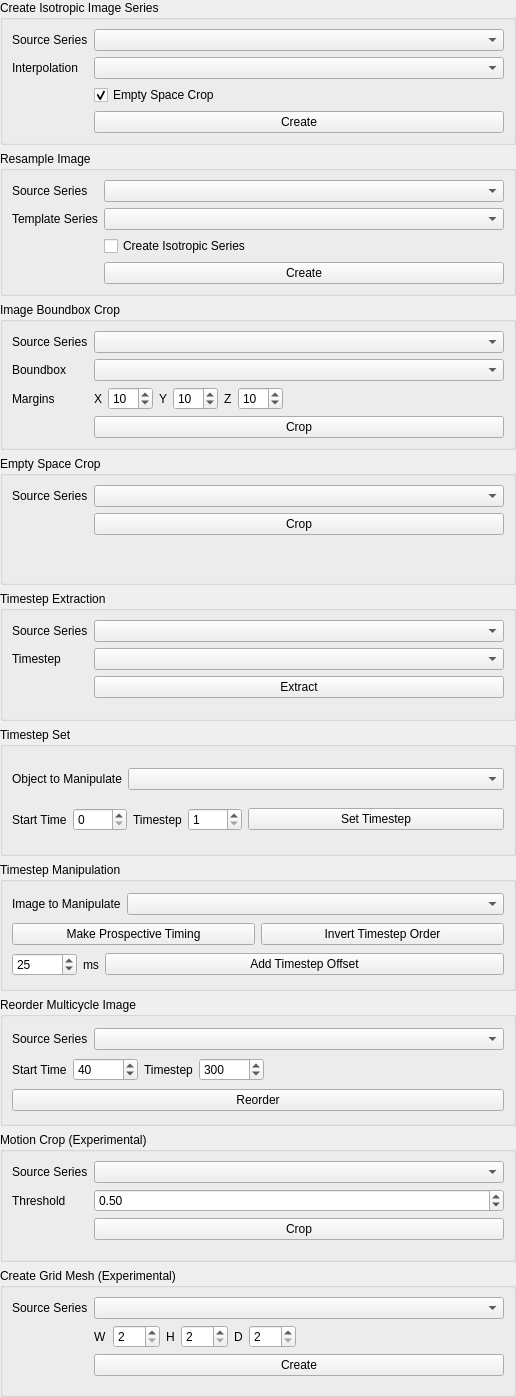
     <widget class="QWidget" name="page_4">
      <property name="geometry">
       <rect>
        <x>0</x>
        <y>0</y>
        <width>516</width>
        <height>1397</height>
       </rect>
      </property>
      <property name="sizePolicy">
       <sizepolicy hsizetype="Preferred" vsizetype="Fixed">
        <horstretch>0</horstretch>
        <verstretch>0</verstretch>
       </sizepolicy>
      </property>
      <attribute name="label">
       <string>5. Utilities</string>
      </attribute>
      <layout class="QVBoxLayout" name="verticalLayout_11">
       <property name="margin">
        <number>0</number>
       </property>
       <item>
        <widget class="QGroupBox" name="isoCreateGroup">
         <property name="title">
          <string>Create Isotropic Image Series</string>
         </property>
         <layout class="QFormLayout" name="formLayout_7">
          <property name="fieldGrowthPolicy">
           <enum>QFormLayout::AllNonFixedFieldsGrow</enum>
          </property>
          <item row="0" column="0">
           <widget class="QLabel" name="label_27">
            <property name="text">
             <string>Source Series</string>
            </property>
           </widget>
          </item>
          <item row="0" column="1">
           <widget class="QComboBox" name="isoCreateBox">
            <property name="sizePolicy">
             <sizepolicy hsizetype="Expanding" vsizetype="Fixed">
              <horstretch>0</horstretch>
              <verstretch>0</verstretch>
             </sizepolicy>
            </property>
           </widget>
          </item>
          <item row="2" column="0">
           <widget class="QLabel" name="label_55">
            <property name="text">
             <string>Interpolation</string>
            </property>
           </widget>
          </item>
          <item row="2" column="1">
           <widget class="QComboBox" name="interpTypeBox"/>
          </item>
          <item row="4" column="1">
           <widget class="QPushButton" name="isoCreateButton">
            <property name="sizePolicy">
             <sizepolicy hsizetype="Expanding" vsizetype="Fixed">
              <horstretch>0</horstretch>
              <verstretch>0</verstretch>
             </sizepolicy>
            </property>
            <property name="text">
             <string>Create</string>
            </property>
           </widget>
          </item>
          <item row="3" column="1">
           <widget class="QCheckBox" name="emptyCropBox">
            <property name="text">
             <string>Empty Space Crop</string>
            </property>
            <property name="checked">
             <bool>true</bool>
            </property>
           </widget>
          </item>
         </layout>
        </widget>
       </item>
       <item>
        <widget class="QGroupBox" name="groupBox_17">
         <property name="title">
          <string>Resample Image</string>
         </property>
         <layout class="QFormLayout" name="formLayout_17">
          <item row="0" column="0">
           <widget class="QLabel" name="label_63">
            <property name="text">
             <string>Source Series</string>
            </property>
           </widget>
          </item>
          <item row="0" column="1">
           <widget class="QComboBox" name="resampleSrcBox">
            <property name="sizePolicy">
             <sizepolicy hsizetype="Expanding" vsizetype="Fixed">
              <horstretch>0</horstretch>
              <verstretch>0</verstretch>
             </sizepolicy>
            </property>
           </widget>
          </item>
          <item row="1" column="0">
           <widget class="QLabel" name="label_64">
            <property name="text">
             <string>Template Series</string>
            </property>
           </widget>
          </item>
          <item row="1" column="1">
           <widget class="QComboBox" name="resampleTmpltBox">
            <property name="sizePolicy">
             <sizepolicy hsizetype="Expanding" vsizetype="Fixed">
              <horstretch>0</horstretch>
              <verstretch>0</verstretch>
             </sizepolicy>
            </property>
           </widget>
          </item>
          <item row="3" column="1">
           <widget class="QPushButton" name="resampleButton">
            <property name="sizePolicy">
             <sizepolicy hsizetype="Expanding" vsizetype="Fixed">
              <horstretch>0</horstretch>
              <verstretch>0</verstretch>
             </sizepolicy>
            </property>
            <property name="text">
             <string>Create</string>
            </property>
           </widget>
          </item>
          <item row="2" column="1">
           <widget class="QCheckBox" name="resampleIsoCheck">
            <property name="text">
             <string>Create Isotropic Series</string>
            </property>
           </widget>
          </item>
         </layout>
        </widget>
       </item>
       <item>
        <widget class="QGroupBox" name="groupBox_9">
         <property name="title">
          <string>Image Boundbox Crop</string>
         </property>
         <layout class="QFormLayout" name="formLayout_9">
          <property name="fieldGrowthPolicy">
           <enum>QFormLayout::AllNonFixedFieldsGrow</enum>
          </property>
          <item row="0" column="0">
           <widget class="QLabel" name="label_29">
            <property name="text">
             <string>Source Series</string>
            </property>
           </widget>
          </item>
          <item row="0" column="1">
           <widget class="QComboBox" name="bbCropSrcBox">
            <property name="sizePolicy">
             <sizepolicy hsizetype="Expanding" vsizetype="Fixed">
              <horstretch>0</horstretch>
              <verstretch>0</verstretch>
             </sizepolicy>
            </property>
           </widget>
          </item>
          <item row="1" column="0">
           <widget class="QLabel" name="label_30">
            <property name="text">
             <string>Boundbox</string>
            </property>
           </widget>
          </item>
          <item row="1" column="1">
           <widget class="QComboBox" name="bbCropRefBox">
            <property name="sizePolicy">
             <sizepolicy hsizetype="Expanding" vsizetype="Fixed">
              <horstretch>0</horstretch>
              <verstretch>0</verstretch>
             </sizepolicy>
            </property>
           </widget>
          </item>
          <item row="2" column="0">
           <widget class="QLabel" name="label_31">
            <property name="text">
             <string>Margins</string>
            </property>
           </widget>
          </item>
          <item row="2" column="1">
           <layout class="QHBoxLayout" name="horizontalLayout_2">
            <item>
             <widget class="QLabel" name="label_32">
              <property name="text">
               <string>X</string>
              </property>
             </widget>
            </item>
            <item>
             <widget class="QSpinBox" name="bbXBox">
              <property name="minimum">
               <number>-99</number>
              </property>
              <property name="value">
               <number>10</number>
              </property>
             </widget>
            </item>
            <item>
             <widget class="QLabel" name="label_33">
              <property name="text">
               <string>Y</string>
              </property>
             </widget>
            </item>
            <item>
             <widget class="QSpinBox" name="bbYBox">
              <property name="minimum">
               <number>-99</number>
              </property>
              <property name="value">
               <number>10</number>
              </property>
             </widget>
            </item>
            <item>
             <widget class="QLabel" name="label_34">
              <property name="text">
               <string>Z</string>
              </property>
             </widget>
            </item>
            <item>
             <widget class="QSpinBox" name="bbZBox">
              <property name="minimum">
               <number>-99</number>
              </property>
              <property name="value">
               <number>10</number>
              </property>
             </widget>
            </item>
            <item>
             <spacer name="horizontalSpacer_2">
              <property name="orientation">
               <enum>Qt::Horizontal</enum>
              </property>
              <property name="sizeHint" stdset="0">
               <size>
                <width>40</width>
                <height>20</height>
               </size>
              </property>
             </spacer>
            </item>
           </layout>
          </item>
          <item row="3" column="1">
           <widget class="QPushButton" name="bbCropButton">
            <property name="text">
             <string>Crop</string>
            </property>
           </widget>
          </item>
         </layout>
        </widget>
       </item>
       <item>
        <widget class="QGroupBox" name="groupBox_11">
         <property name="title">
          <string>Empty Space Crop</string>
         </property>
         <layout class="QFormLayout" name="formLayout_11">
          <property name="fieldGrowthPolicy">
           <enum>QFormLayout::AllNonFixedFieldsGrow</enum>
          </property>
          <item row="0" column="0">
           <widget class="QLabel" name="label_44">
            <property name="text">
             <string>Source Series</string>
            </property>
           </widget>
          </item>
          <item row="0" column="1">
           <widget class="QComboBox" name="emptyCropImgBox">
            <property name="sizePolicy">
             <sizepolicy hsizetype="Expanding" vsizetype="Fixed">
              <horstretch>0</horstretch>
              <verstretch>0</verstretch>
             </sizepolicy>
            </property>
           </widget>
          </item>
          <item row="1" column="1">
           <widget class="QPushButton" name="emptyCropButton">
            <property name="sizePolicy">
             <sizepolicy hsizetype="Expanding" vsizetype="Fixed">
              <horstretch>0</horstretch>
              <verstretch>0</verstretch>
             </sizepolicy>
            </property>
            <property name="text">
             <string>Crop</string>
            </property>
           </widget>
          </item>
         </layout>
        </widget>
       </item>
       <item>
        <widget class="QGroupBox" name="groupBox_4">
         <property name="title">
          <string>Timestep Extraction</string>
         </property>
         <layout class="QFormLayout" name="formLayout_2">
          <item row="0" column="0">
           <widget class="QLabel" name="label_12">
            <property name="text">
             <string>Source Series</string>
            </property>
           </widget>
          </item>
          <item row="0" column="1">
           <widget class="QComboBox" name="tsExtrSrcBox">
            <property name="sizePolicy">
             <sizepolicy hsizetype="Expanding" vsizetype="Fixed">
              <horstretch>0</horstretch>
              <verstretch>0</verstretch>
             </sizepolicy>
            </property>
           </widget>
          </item>
          <item row="1" column="0">
           <widget class="QLabel" name="label_13">
            <property name="text">
             <string>Timestep</string>
            </property>
           </widget>
          </item>
          <item row="1" column="1">
           <widget class="QComboBox" name="tsExtrChooseBox">
            <property name="sizePolicy">
             <sizepolicy hsizetype="Expanding" vsizetype="Fixed">
              <horstretch>0</horstretch>
              <verstretch>0</verstretch>
             </sizepolicy>
            </property>
           </widget>
          </item>
          <item row="2" column="1">
           <widget class="QPushButton" name="tsExtrButton">
            <property name="sizePolicy">
             <sizepolicy hsizetype="Expanding" vsizetype="Fixed">
              <horstretch>0</horstretch>
              <verstretch>0</verstretch>
             </sizepolicy>
            </property>
            <property name="text">
             <string>Extract</string>
            </property>
           </widget>
          </item>
         </layout>
        </widget>
       </item>
       <item>
        <widget class="QGroupBox" name="groupBox_20">
         <property name="title">
          <string>Timestep Set</string>
         </property>
         <layout class="QVBoxLayout" name="verticalLayout_15">
          <item>
           <layout class="QHBoxLayout" name="horizontalLayout_16">
            <item>
             <widget class="QLabel" name="label_71">
              <property name="sizePolicy">
               <sizepolicy hsizetype="Maximum" vsizetype="Preferred">
                <horstretch>0</horstretch>
                <verstretch>0</verstretch>
               </sizepolicy>
              </property>
              <property name="text">
               <string>Object to Manipulate</string>
              </property>
             </widget>
            </item>
            <item>
             <widget class="QComboBox" name="tsSetObjBox"/>
            </item>
           </layout>
          </item>
          <item>
           <layout class="QHBoxLayout" name="horizontalLayout_17">
            <property name="topMargin">
             <number>0</number>
            </property>
            <item>
             <widget class="QLabel" name="label_72">
              <property name="sizePolicy">
               <sizepolicy hsizetype="Maximum" vsizetype="Preferred">
                <horstretch>0</horstretch>
                <verstretch>0</verstretch>
               </sizepolicy>
              </property>
              <property name="text">
               <string>Start Time</string>
              </property>
             </widget>
            </item>
            <item>
             <widget class="QSpinBox" name="tsStartBox">
              <property name="maximum">
               <number>9999</number>
              </property>
             </widget>
            </item>
            <item>
             <widget class="QLabel" name="label_73">
              <property name="sizePolicy">
               <sizepolicy hsizetype="Maximum" vsizetype="Preferred">
                <horstretch>0</horstretch>
                <verstretch>0</verstretch>
               </sizepolicy>
              </property>
              <property name="text">
               <string>Timestep</string>
              </property>
             </widget>
            </item>
            <item>
             <widget class="QSpinBox" name="tsStepBox">
              <property name="minimum">
               <number>1</number>
              </property>
              <property name="maximum">
               <number>9999</number>
              </property>
             </widget>
            </item>
            <item>
             <widget class="QPushButton" name="tsSetButton">
              <property name="sizePolicy">
               <sizepolicy hsizetype="MinimumExpanding" vsizetype="Fixed">
                <horstretch>0</horstretch>
                <verstretch>0</verstretch>
               </sizepolicy>
              </property>
              <property name="text">
               <string>Set Timestep</string>
              </property>
             </widget>
            </item>
           </layout>
          </item>
         </layout>
        </widget>
       </item>
       <item>
        <widget class="QGroupBox" name="tsManipGroup">
         <property name="minimumSize">
          <size>
           <width>0</width>
           <height>0</height>
          </size>
         </property>
         <property name="title">
          <string>Timestep Manipulation</string>
         </property>
         <layout class="QVBoxLayout" name="verticalLayout_3">
          <item>
           <layout class="QHBoxLayout" name="horizontalLayout_3">
            <item>
             <widget class="QLabel" name="label_9">
              <property name="text">
               <string>Image to Manipulate</string>
              </property>
             </widget>
            </item>
            <item>
             <widget class="QComboBox" name="manipImgBox">
              <property name="sizePolicy">
               <sizepolicy hsizetype="MinimumExpanding" vsizetype="Fixed">
                <horstretch>0</horstretch>
                <verstretch>0</verstretch>
               </sizepolicy>
              </property>
             </widget>
            </item>
           </layout>
          </item>
          <item>
           <layout class="QHBoxLayout" name="horizontalLayout_4">
            <item>
             <widget class="QPushButton" name="prospectButton">
              <property name="text">
               <string>Make Prospective Timing</string>
              </property>
             </widget>
            </item>
            <item>
             <widget class="QPushButton" name="tsOrderButton">
              <property name="text">
               <string>Invert Timestep Order</string>
              </property>
             </widget>
            </item>
           </layout>
          </item>
          <item>
           <layout class="QHBoxLayout" name="horizontalLayout_5">
            <item>
             <widget class="QSpinBox" name="offsetBox">
              <property name="minimum">
               <number>-10000</number>
              </property>
              <property name="maximum">
               <number>9999</number>
              </property>
              <property name="value">
               <number>25</number>
              </property>
             </widget>
            </item>
            <item>
             <widget class="QLabel" name="label_10">
              <property name="sizePolicy">
               <sizepolicy hsizetype="Maximum" vsizetype="Preferred">
                <horstretch>0</horstretch>
                <verstretch>0</verstretch>
               </sizepolicy>
              </property>
              <property name="text">
               <string>ms</string>
              </property>
             </widget>
            </item>
            <item>
             <widget class="QPushButton" name="addOffsetButton">
              <property name="sizePolicy">
               <sizepolicy hsizetype="MinimumExpanding" vsizetype="Fixed">
                <horstretch>0</horstretch>
                <verstretch>0</verstretch>
               </sizepolicy>
              </property>
              <property name="text">
               <string>Add Timestep Offset</string>
              </property>
             </widget>
            </item>
           </layout>
          </item>
         </layout>
        </widget>
       </item>
       <item>
        <widget class="QGroupBox" name="groupBox_18">
         <property name="title">
          <string>Reorder Multicycle Image</string>
         </property>
         <layout class="QVBoxLayout" name="verticalLayout_13">
          <item>
           <layout class="QHBoxLayout" name="horizontalLayout_13">
            <item>
             <widget class="QLabel" name="label_15">
              <property name="text">
               <string>Source Series</string>
              </property>
             </widget>
            </item>
            <item>
             <widget class="QComboBox" name="reorderSrcBox">
              <property name="sizePolicy">
               <sizepolicy hsizetype="Expanding" vsizetype="Fixed">
                <horstretch>0</horstretch>
                <verstretch>0</verstretch>
               </sizepolicy>
              </property>
             </widget>
            </item>
           </layout>
          </item>
          <item>
           <layout class="QHBoxLayout" name="horizontalLayout_11">
            <property name="topMargin">
             <number>0</number>
            </property>
            <item>
             <widget class="QLabel" name="label_16">
              <property name="text">
               <string>Start Time</string>
              </property>
             </widget>
            </item>
            <item>
             <widget class="QSpinBox" name="reorderStartBox">
              <property name="minimum">
               <number>-10000</number>
              </property>
              <property name="maximum">
               <number>9999</number>
              </property>
              <property name="value">
               <number>40</number>
              </property>
             </widget>
            </item>
            <item>
             <widget class="QLabel" name="label_17">
              <property name="text">
               <string>Timestep</string>
              </property>
             </widget>
            </item>
            <item>
             <widget class="QSpinBox" name="reorderStepBox">
              <property name="minimum">
               <number>-10000</number>
              </property>
              <property name="maximum">
               <number>9999</number>
              </property>
              <property name="value">
               <number>300</number>
              </property>
             </widget>
            </item>
            <item>
             <spacer name="horizontalSpacer_5">
              <property name="orientation">
               <enum>Qt::Horizontal</enum>
              </property>
              <property name="sizeHint" stdset="0">
               <size>
                <width>40</width>
                <height>20</height>
               </size>
              </property>
             </spacer>
            </item>
           </layout>
          </item>
          <item>
           <widget class="QPushButton" name="reorderButton">
            <property name="sizePolicy">
             <sizepolicy hsizetype="MinimumExpanding" vsizetype="Fixed">
              <horstretch>0</horstretch>
              <verstretch>0</verstretch>
             </sizepolicy>
            </property>
            <property name="text">
             <string>Reorder</string>
            </property>
           </widget>
          </item>
         </layout>
        </widget>
       </item>
       <item>
        <widget class="QGroupBox" name="groupBox_6">
         <property name="minimumSize">
          <size>
           <width>0</width>
           <height>0</height>
          </size>
         </property>
         <property name="title">
          <string>Motion Crop (Experimental)</string>
         </property>
         <layout class="QFormLayout" name="formLayout_4">
          <item row="1" column="0">
           <widget class="QLabel" name="label_18">
            <property name="text">
             <string>Source Series</string>
            </property>
           </widget>
          </item>
          <item row="1" column="1">
           <widget class="QComboBox" name="mCropSeriesBox">
            <property name="sizePolicy">
             <sizepolicy hsizetype="Expanding" vsizetype="Fixed">
              <horstretch>0</horstretch>
              <verstretch>0</verstretch>
             </sizepolicy>
            </property>
           </widget>
          </item>
          <item row="2" column="0">
           <widget class="QLabel" name="label_19">
            <property name="text">
             <string>Threshold</string>
            </property>
           </widget>
          </item>
          <item row="2" column="1">
           <widget class="QDoubleSpinBox" name="cropThresholdBox">
            <property name="minimum">
             <double>0.050000000000000</double>
            </property>
            <property name="maximum">
             <double>0.950000000000000</double>
            </property>
            <property name="singleStep">
             <double>0.050000000000000</double>
            </property>
            <property name="value">
             <double>0.500000000000000</double>
            </property>
           </widget>
          </item>
          <item row="3" column="1">
           <widget class="QPushButton" name="mCropButton">
            <property name="sizePolicy">
             <sizepolicy hsizetype="Expanding" vsizetype="Fixed">
              <horstretch>0</horstretch>
              <verstretch>0</verstretch>
             </sizepolicy>
            </property>
            <property name="text">
             <string>Crop</string>
            </property>
           </widget>
          </item>
         </layout>
        </widget>
       </item>
       <item>
        <widget class="QGroupBox" name="groupBox_8">
         <property name="title">
          <string>Create Grid Mesh (Experimental)</string>
         </property>
         <layout class="QFormLayout" name="formLayout_6">
          <property name="fieldGrowthPolicy">
           <enum>QFormLayout::AllNonFixedFieldsGrow</enum>
          </property>
          <item row="0" column="0">
           <widget class="QLabel" name="label_23">
            <property name="text">
             <string>Source Series</string>
            </property>
           </widget>
          </item>
          <item row="0" column="1">
           <widget class="QComboBox" name="gridImgBox"/>
          </item>
          <item row="1" column="1">
           <layout class="QHBoxLayout" name="horizontalLayout_8">
            <property name="bottomMargin">
             <number>0</number>
            </property>
            <item>
             <widget class="QLabel" name="label_24">
              <property name="text">
               <string>W</string>
              </property>
             </widget>
            </item>
            <item>
             <widget class="QSpinBox" name="gridW">
              <property name="minimum">
               <number>2</number>
              </property>
              <property name="maximum">
               <number>999</number>
              </property>
              <property name="value">
               <number>2</number>
              </property>
             </widget>
            </item>
            <item>
             <widget class="QLabel" name="label_25">
              <property name="text">
               <string>H</string>
              </property>
             </widget>
            </item>
            <item>
             <widget class="QSpinBox" name="gridH">
              <property name="minimum">
               <number>2</number>
              </property>
              <property name="maximum">
               <number>999</number>
              </property>
              <property name="value">
               <number>2</number>
              </property>
             </widget>
            </item>
            <item>
             <widget class="QLabel" name="label_26">
              <property name="text">
               <string>D</string>
              </property>
             </widget>
            </item>
            <item>
             <widget class="QSpinBox" name="gridD">
              <property name="minimum">
               <number>2</number>
              </property>
              <property name="maximum">
               <number>999</number>
              </property>
              <property name="value">
               <number>2</number>
              </property>
             </widget>
            </item>
            <item>
             <spacer name="horizontalSpacer">
              <property name="orientation">
               <enum>Qt::Horizontal</enum>
              </property>
              <property name="sizeHint" stdset="0">
               <size>
                <width>40</width>
                <height>20</height>
               </size>
              </property>
             </spacer>
            </item>
           </layout>
          </item>
          <item row="2" column="1">
           <widget class="QPushButton" name="gridButton">
            <property name="text">
             <string>Create</string>
            </property>
           </widget>
          </item>
         </layout>
        </widget>
       </item>
      </layout>
     </widget>
